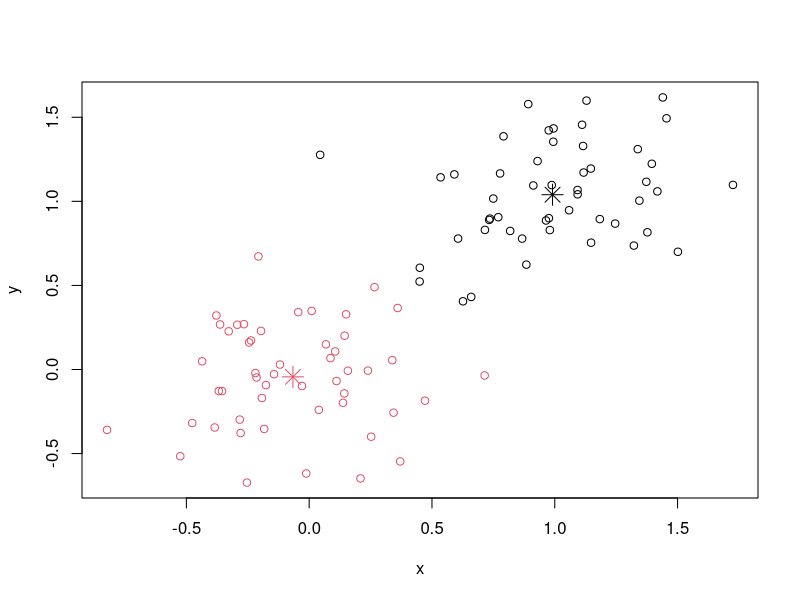
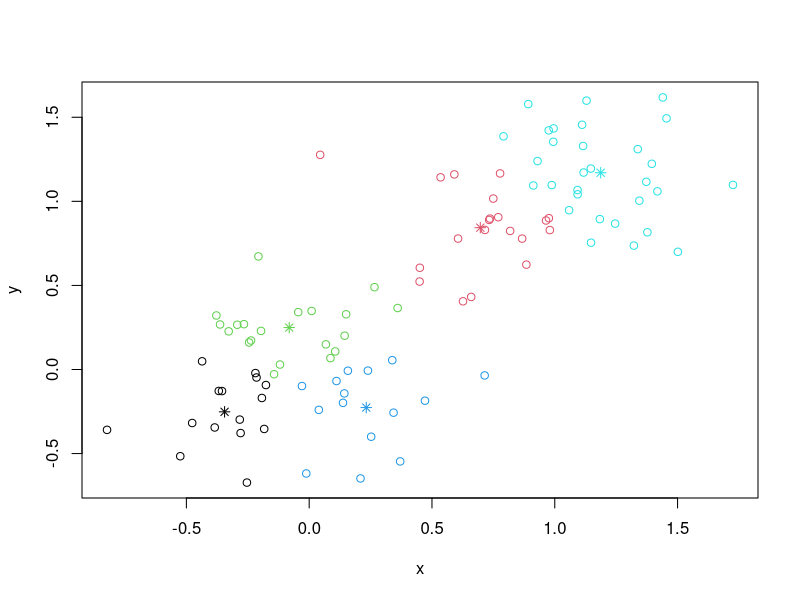

Recreate these plots in R, in order.
require(graphics)

# a 2-dimensional example
x <- rbind(matrix(rnorm(100, sd = 0.3), ncol = 2),
           matrix(rnorm(100, mean = 1, sd = 0.3), ncol = 2))
colnames(x) <- c("x", "y")
(cl <- kmeans(x, 2))
plot(x, col = cl$cluster)
points(cl$centers, col = 1:2, pch = 8, cex = 2)

# sum of squares
ss <- function(x) sum(scale(x, scale = FALSE)^2)

## cluster centers "fitted" to each obs.:
fitted.x <- fitted(cl);  head(fitted.x)
resid.x <- x - fitted(cl)

## Equalities : ----------------------------------
cbind(cl[c("betweenss", "tot.withinss", "totss")], # the same two columns
      c(ss(fitted.x), ss(resid.x),    ss(x)))
stopifnot(all.equal(cl$ totss,        ss(x)),
          all.equal(cl$ tot.withinss, ss(resid.x)),
          ## these three are the same:
          all.equal(cl$ betweenss,    ss(fitted.x)),
          all.equal(cl$ betweenss, cl$totss - cl$tot.withinss),
          ## and hence also
          all.equal(ss(x), ss(fitted.x) + ss(resid.x))
)

kmeans(x,1)$withinss # trivial one-cluster, (its W.SS == ss(x))

## random starts do help here with too many clusters
## (and are often recommended anyway!):
(cl <- kmeans(x, 5, nstart = 25))
plot(x, col = cl$cluster)
points(cl$centers, col = 1:5, pch = 8)
